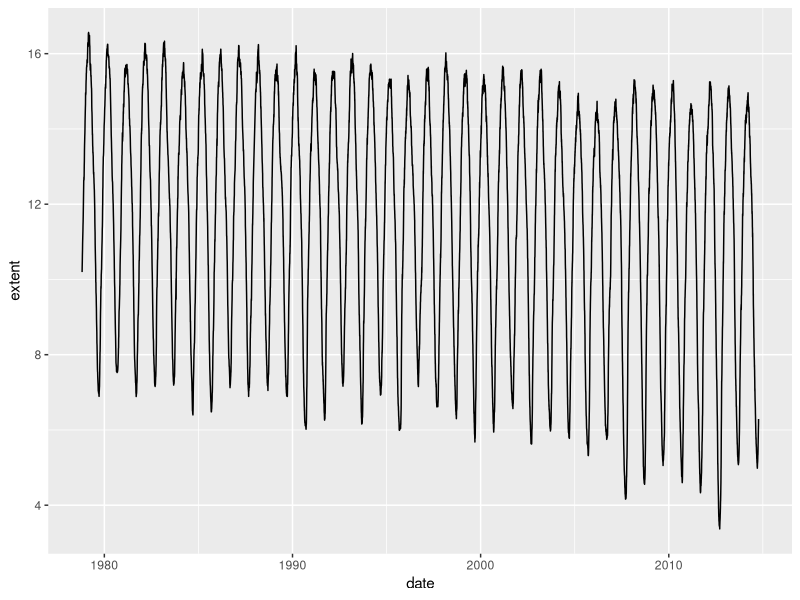
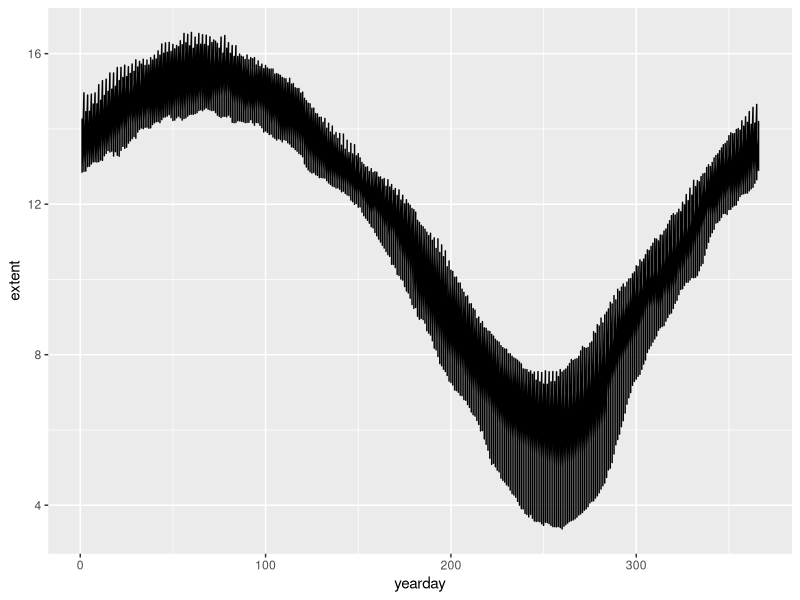
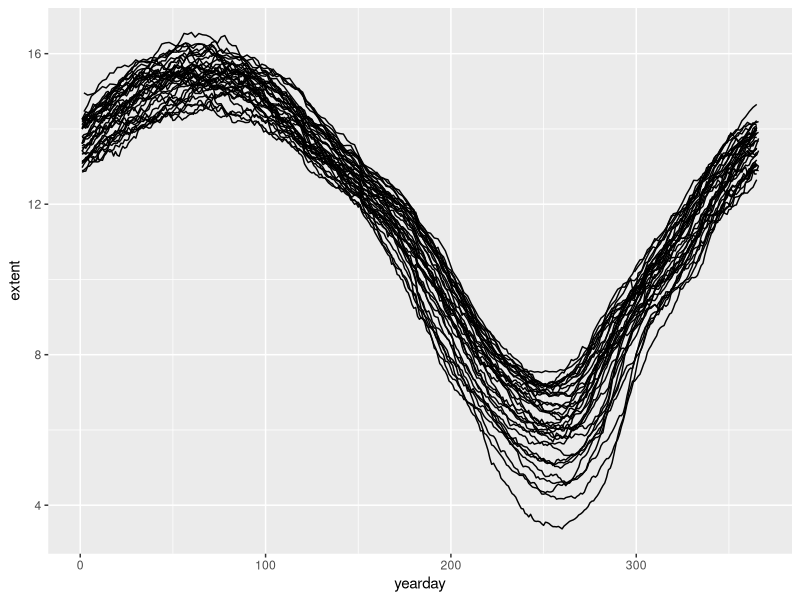
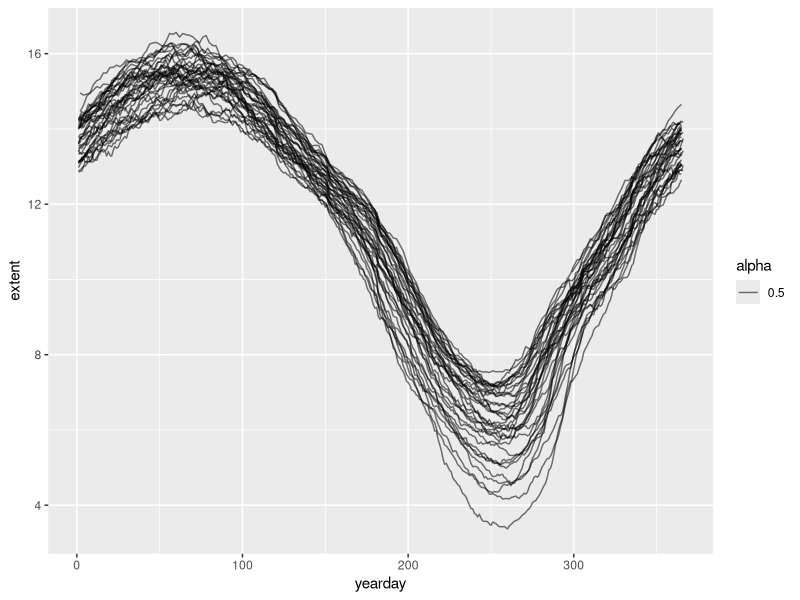
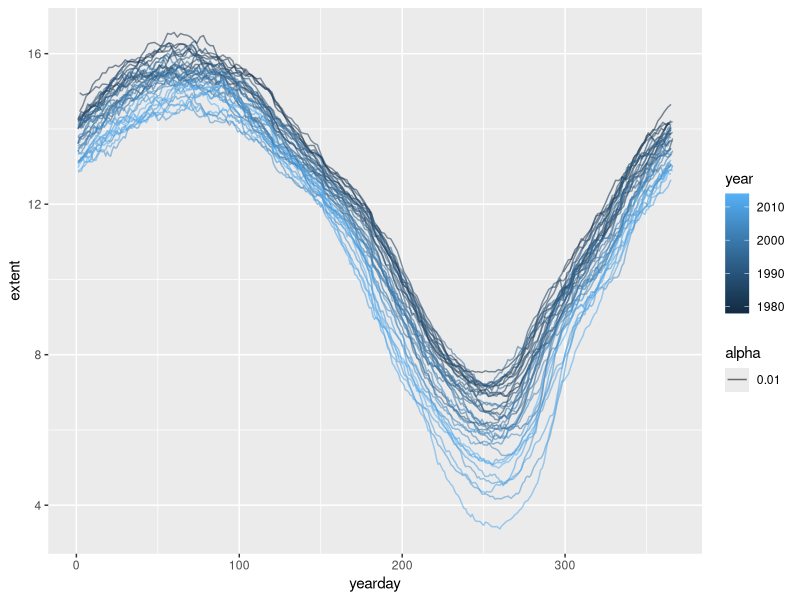
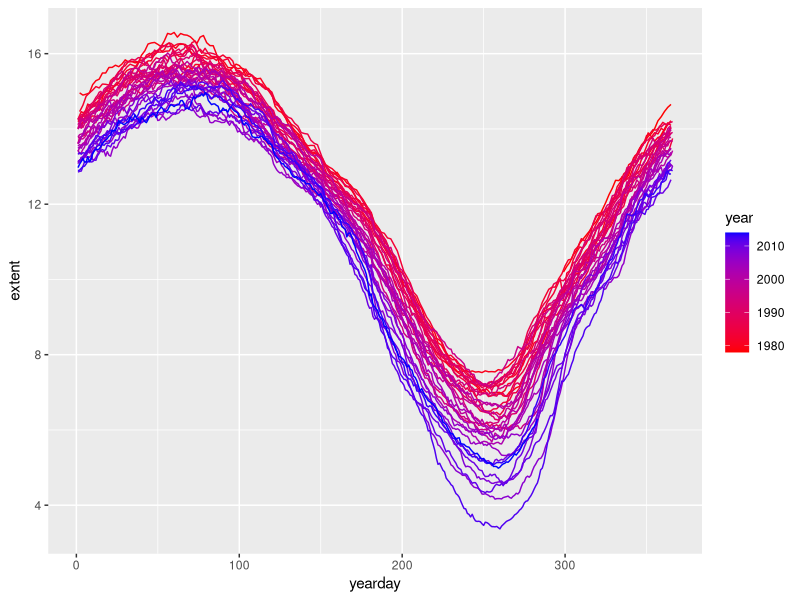
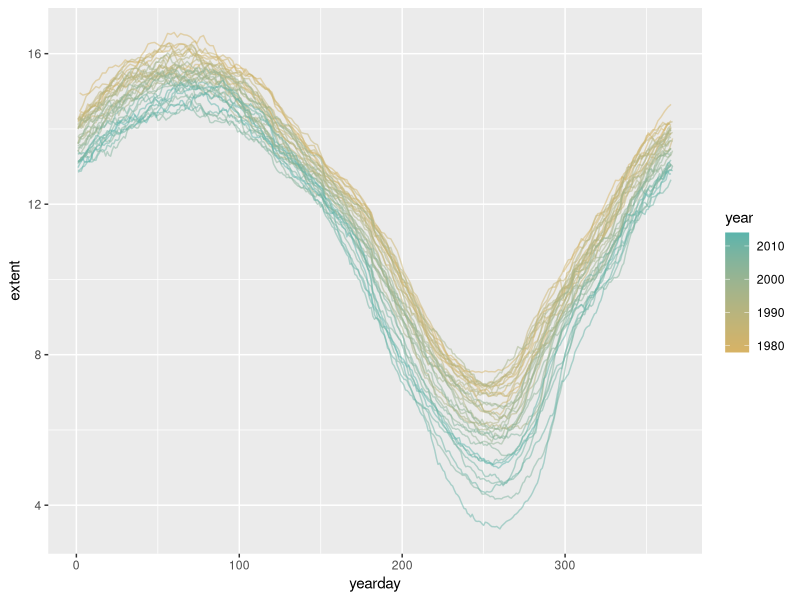

The R source for these figures, in order: (Note: this script raises an error after producing the figures.)
setwd("C:/Users/vs0432/Documents/Rfolder/Lab4")
getwd()

library(lubridate)

 
# storing current date from system

stamp <- now()
class(stamp)

year(stamp)
year("2019-10-12")

x <- ("01/03/2019")
y  <- mdy(x)
wday(y)

minute(stamp)
month(stamp, label = TRUE)
month(stamp, label =TRUE, abbr = FALSE)
wday(stamp, label = TRUE, abbr = FALSE)
stamp-hours(2)-minutes(30)


# Time Interval

halloween <- ymd("2014-10-31") 
christmas <- ymd("2014-12-25") 
interval <- interval(halloween, christmas) 
interval
dweeks(2)
z <- interval / ddays(1)
z
dseconds(1)


# subtracting 1 billion Seconds from 1 epoch

origin <- ymd_hms("2001-09-09 01:46:40", tz="UTC") 
origin - seconds(10^9)


# Rounding Time

aprilmorning <- ymd_hms("2010-09-14 11:28:56")
round_date(aprilmorning,"day")

aprilaftrn <- ymd_hms("2010-09-14 14:25:59")
round_date(aprilaftrn,"day")

test <- ymd_hms("2010-12-16 12:00:00")
round_date(test,"month")

april20 <- ymd_hms("2010-08-07 11:33:29")
ceiling_date(april20, "month")-days(1)

ceiling_date(april20, "month")-months(5) 

x <- ymd_hms("2009-08-03 12:01:59.23")
round_date(x, ".5s")
round_date(x, "sec")
ceiling_date(x, "month")


# Sea Ice Extent
dataframe <- read.csv("NH_sea_ice_extent_2014-10-10.csv")
seaice <- dataframe

head(seaice)
class(seaice$date)
seaice$date <- dmy(seaice$date)
class(seaice$date)

# plot
library(ggplot2)
ggplot(seaice)+geom_line(aes(x=date, y=extent))

#creating variable
seaice$year <- year(seaice$date)
seaice$yearday <- yday(seaice$date)

ggplot(seaice)+geom_line(aes(x=yearday,y=extent))
ggplot(seaice)+geom_line(aes(x=yearday,y=extent,group=year))
ggplot(seaice)+geom_line(aes(x=yearday,y=extent,group=year,alpha=0.5))

ggplot(seaice)+
  geom_line(aes(x=yearday,y=extent,group=year,alpha=0.01,colour=year))

ggplot(data=seaice)+
  geom_line(aes(x=yearday,y=extent,group=year,colour=year))+
              scale_color_gradient(low = "red",high = "blue")+
  theme(legend.position ="right")

library(RColorBrewer)
palette <- brewer.pal(3,name="BrBG")

ggplot(seaice)+
  geom_line(aes(x=yearday,y=extent,group=year,colour=year),alpha=0.5)+
  scale_color_gradient(low=palette[1],high=palette[3])

palette <- brewer.pal(3,name="PiYG")
palette <- brewer.pal(3,name="PRGn")
palette <- brewer.pal(3,name="PuOr")
palette <- brewer.pal(3,name="RdGy")
palette <- brewer.pal(3,name="RdYLBu")
palette <- brewer.pal(3,name="RdYlGn")
palette <- brewer.pal(3,name="Spectral")



library(dplyr)
library(tidyverse)

seaice$month <- month(seaice$date)
class(seaice$month)
seaice_oct <- filter(seaice, month == 10) 

sea_ice_oct_grp <- group_by(seaice_oct, year)




